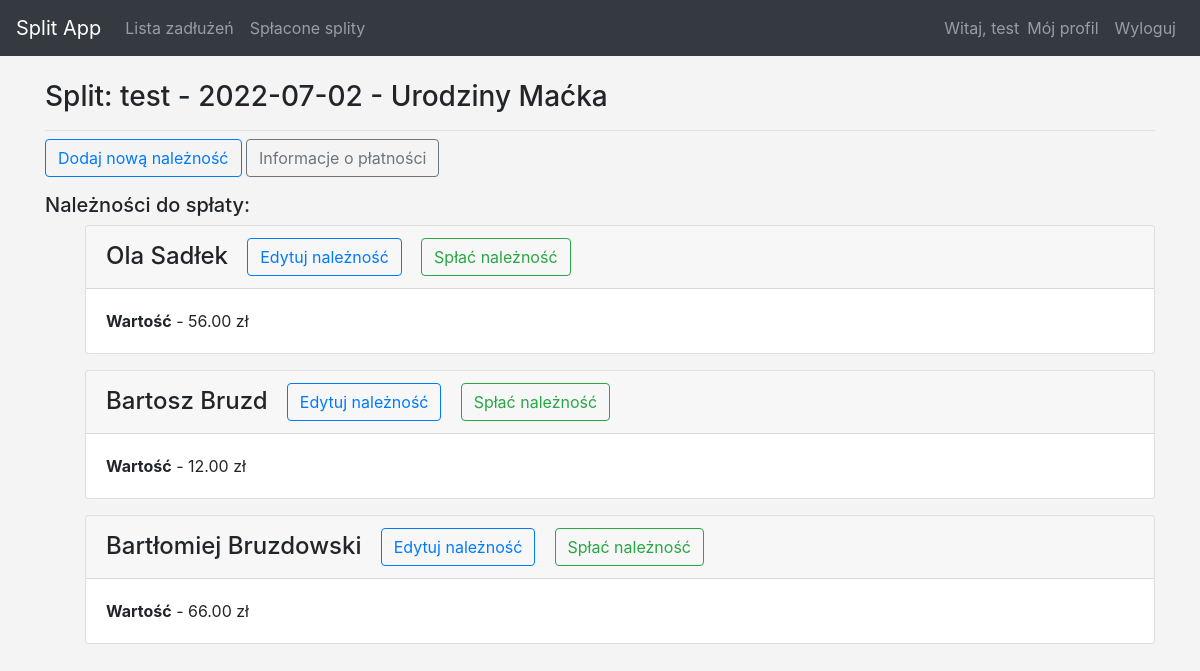
The page /transactions/30/ (signed in) on the database its author committed.
### split_app/models.py (models this page shows, shortened)
class Transaction(models.Model):
    owner = models.ForeignKey(User, on_delete=models.CASCADE, related_name="transaction")
    t_desc = models.TextField(blank=True, null=True)
    t_date = models.DateField()
    t_status = models.CharField(default=c.new, editable=False, max_length=16)
    def __str__(self):
        return f"{self.owner} - {self.t_date} - {self.t_desc}"

class Obligation(models.Model):
    transaction = models.ForeignKey(
        Transaction, related_name="obligation", on_delete=models.CASCADE
    )
    user = models.ForeignKey(User, on_delete=models.CASCADE)
    desc = models.TextField(blank=True, null=True)
    value = models.DecimalField(max_digits=6, decimal_places=2)
    optional_value = models.DecimalField(
        max_digits=6, decimal_places=2, null=True, blank=True
    )
    o_status = models.CharField(default=c.new, choices=c.status, max_length=16)
    payment_date = models.DateField(
        default=django.utils.timezone.now, null=True, blank=True
    )
    @property
    def suma(self):
        if self.optional_value:
            return self.value + self.optional_value
        return self.value

### users/models.py (models this page shows, shortened)
class Profile(models.Model):
    user = models.OneToOneField(User, related_name="profile", on_delete=models.CASCADE, primary_key=True)
    first_name = models.CharField(max_length=20, null=False, blank=False)
    last_name = models.CharField(max_length=20, null=False, blank=False)
    nick = models.CharField(max_length=40, null=True, blank=True)
    email = models.CharField(max_length=50, null=False, blank=False)
    pass_change_force = models.BooleanField(default=True)
    phone = models.IntegerField(null=True, blank=True, unique=True)
    bank = models.CharField(default='-', max_length=255)

### split_app/views.py (the view)
# urls.py: path("transactions/<int:transaction_id>/", views.transaction, name="transaction"),
@login_required
def transaction(req, transaction_id):
    transaction = Transaction.objects.get(id=transaction_id)
    obligations = Obligation.objects.filter(
        Q(transaction=transaction_id) & Q(o_status="New")
    )
    profile = Profile.user
    context = {"transaction": transaction, "obligations": obligations}
    return render(req, "split_app/transaction.html", context)

### split_app/templates/split_app/transaction.html (shortened to what this page needs)
{% extends 'split_app/base.html' %}
{% block page_header %}
    <h3>Split: {{ transaction }}</h3>
{% endblock page_header %}
{% block content %}
    {% load i18n %}
    <p>
    <a href="{% url 'split_app:new_obligation' transaction.id %}" class="btn btn-outline-primary"> Dodaj nową należność </a>
    <button class="btn btn-outline-secondary" type="button" data-toggle="collapse" data-target="#platnosc_{{ forloop.counter }}">
                Informacje o płatności
            </button>
    </p>
<h5 class="display-5">Należności do spłaty:</h5>
<ul>
{% for oblig in obligations %}
    <div class="card mb-3">
        <h4 class="card-header">
        {% language 'pl' %}
            {{ oblig.user.profile.first_name }}
            {{ oblig.user.profile.last_name }}
        {% endlanguage %}
            <a href="{% url 'split_app:edit_obligation' oblig.id %}" class="btn btn-outline-primary">Edytuj należność</a>
            <a href="{% url 'split_app:pay_obligation' oblig.id transaction.id %}" class="btn btn-outline-success">Spłać należność</a>
        </h4>
    <div class="card-body">
          <p class="font-weight-bold" style="display:inline">Wartość</p> -  {{ oblig.suma }} zł
    </div>
    </div>
{% empty %}
    <p>Na ten moment nie ma tu żadnych zaległych rzeczy do spłacenia</p>
{% endfor %}
</ul>
{% endblock %}

### split_app/templates/split_app/base.html (shortened to what this page needs)
{% load bootstrap4 %}
<!DOCTYPE html>
<html lang="en">
<head>
    {% bootstrap_css %}
</head>
<body>
    <nav class="navbar navbar-expand-md navbar-dark bg-dark mb-4 border:none">
        <a class="navbar-brand" href="{% url 'split_app:index' %}">Split App</a>
            <div class="collapse navbar-collapse" id="navbarCollapse">
                <ul class="navbar-nav mr-auto">
                    <li class="nav-item">
                        <a class="nav-link" href="{% url 'split_app:Transactions' %}">Lista zadłużeń</a>
                    </li>
                    <li>
                        <a class="nav-link" href="{% url 'split_app:Transactions_archive' %}">Spłacone splity</a>
                    </li>
                </ul>
                <ul class="navbar-nav ml-auto">
                    {% if user.is_authenticated %}
                        <li class="nav-item">
                            <span class="navbar-text">Witaj, {{ user.username }}</span>
                        </li>
                        <li class="nav-item">
                            <a class="nav-link" href="{% url 'users:profile' user.id %}">Mój profil</a>
                        </li>
                        <li class="nav-item">
                            <a class="nav-link" href="{% url 'users:logout' %}">Wyloguj</a>
                        </li>
                        {% else %}
                            <li class="nav-item">
                                <a class="nav-link" href="{% url 'users:login' %}">Zaloguj się</a>
                            </li>
                    {% endif %}
                </ul>
            </div>
    </nav>
<main role="main" class="container">
    <div class="pb-2 mb-2 border-bottom">
        {% block page_header %}{% endblock page_header %}
    </div>
    <div>
        {% block content %}{% endblock content %}
    </div>
</main>
</body>
</html>

### split_app/templates/split_app/base.html (style rules this page uses)
body { background: #f4f4f4 }

### rows shown on the page
Obligation: user.profile.first_name "Ola", user.profile.last_name "Sadłek", suma "56.00"
Obligation: user.profile.first_name "Bartosz", user.profile.last_name "Bruzd", suma "12.00"
Obligation: user.profile.first_name "Bartłomiej", user.profile.last_name "Bruzdowski", suma "66.00"

### other values the page prints
{{ user.username }} "test"
